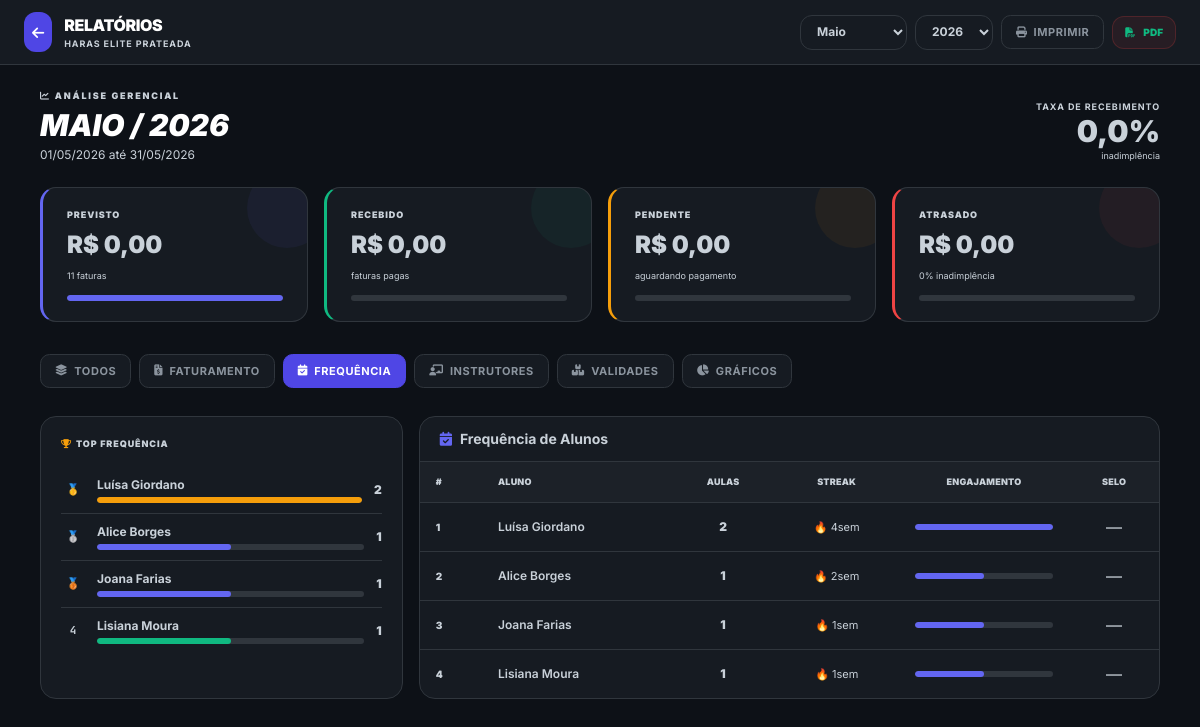
Before: /relatorios/?tipo=frequencia&mes=5&ano=2026 (signed in) with the older database file.
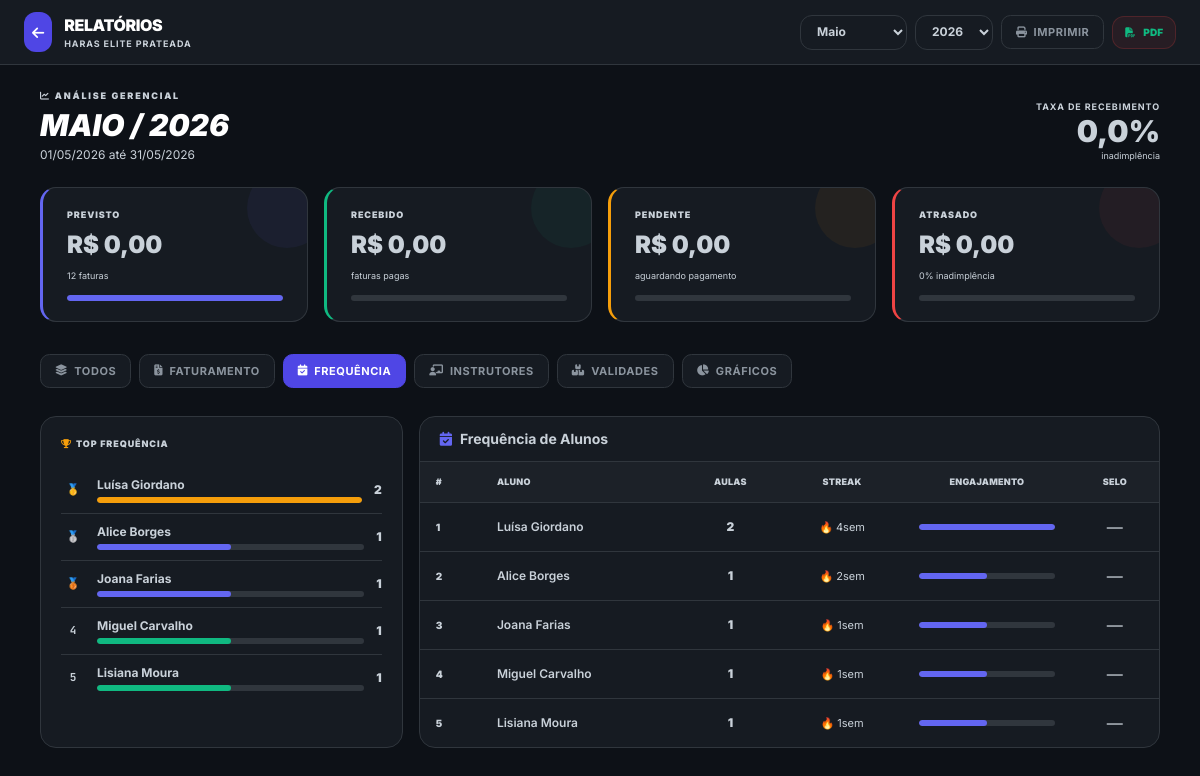
After: the same page with the newer database file.
### gateagora/models.py (models this page shows, shortened)
class Aluno(models.Model):
    empresa = models.ForeignKey(Empresa, on_delete=models.CASCADE)
    nome = models.CharField(max_length=200)
    ativo = models.BooleanField(default=True)
    streak_atual = models.PositiveIntegerField(default=0)
    melhor_streak = models.PositiveIntegerField(default=0)
    valor_aula = models.DecimalField(max_digits=10, decimal_places=2, default=Decimal('150.00'))
    plano = models.ForeignKey(
        'Plano',
        on_delete=models.SET_NULL,
        null=True,
        blank=True,
        verbose_name="Plano Contratado"
    )
    foto = models.ImageField(
        upload_to='alunos/',
        null=True,
        blank=True,
        verbose_name="Foto do Aluno",
        help_text="⚠️ Tamanho máximo: 5MB. Formatos aceitos: JPG, PNG."
    )
    perfil_usuario = models.OneToOneField(
        'Perfil',
        on_delete=models.SET_NULL,
        null=True,
        blank=True,
        related_name='aluno_vinculado',
        verbose_name="Login do Aluno",
        help_text="Perfil de acesso do aluno ao sistema"
    )
    class Meta:
        ordering = ['nome']
        indexes = [models.Index(fields=["empresa", "nome"])]
        verbose_name = "Aluno 🧑‍🎓"
        verbose_name_plural = "Alunos 🧑‍🎓"

### gateagora/views.py (the view)
# urls.py: path('relatorios/', views.relatorios, name='relatorios'),
@login_required
def relatorios(request):
    empresa = request.empresa
    if not empresa:
        return redirect('dashboard')
    from datetime import date
    import calendar as _cal
    hoje = timezone.localdate()
    mes  = int(request.GET.get('mes',  hoje.month))
    ano  = int(request.GET.get('ano',  hoje.year))
    tipo = request.GET.get('tipo', 'faturamento')
    inicio   = date(ano, mes, 1)
    ultimo   = _cal.monthrange(ano, mes)[1]
    fim      = date(ano, mes, ultimo)
    faturas = (
        Fatura.objects
        .filter(empresa=empresa, data_vencimento__range=(inicio, fim))
        .select_related('aluno')
        .order_by('status', 'data_vencimento')
    )
    total_previsto = faturas.aggregate(t=Sum('valor'))['t'] or Decimal('0')
    total_recebido = faturas.filter(status='PAGO').aggregate(t=Sum('valor'))['t'] or Decimal('0')
    total_pendente = faturas.filter(status='PENDENTE').aggregate(t=Sum('valor'))['t'] or Decimal('0')
    total_atrasado = faturas.filter(status='ATRASADO').aggregate(t=Sum('valor'))['t'] or Decimal('0')
    freq_alunos = list(
        Aluno.objects
        .filter(empresa=empresa, ativo=True)
        .annotate(
            aulas_realizadas=Count(
                'aulas',
                filter=Q(aulas__concluida=True,
                         aulas__data_hora__date__range=(inicio, fim))
            )
        )
        .filter(aulas_realizadas__gt=0)
        .order_by('-aulas_realizadas')
    )
    from django.db.models import Count as _Count2
    instrutores_ids = list(
        Perfil.objects.filter(empresa=empresa, cargo='Instrutor').values_list('id', flat=True)
    )
    instrutores_raw = (
        Aula.objects
        .filter(
            empresa=empresa,
            instrutor_id__in=instrutores_ids,
            concluida=True,
            data_hora__date__range=(inicio, fim),
        )
        .values('instrutor_id', 'instrutor__user__first_name', 'instrutor__user__last_name')
        .annotate(aulas_dadas=_Count2('id'))
        .order_by('-aulas_dadas')
    )
    instrutores = [
        type('Inst', (), {
            'nome': f"{r['instrutor__user__first_name']} {r['instrutor__user__last_name']}".strip(),
            'aulas_dadas': r['aulas_dadas'],
        })()
        for r in instrutores_raw
    ]
    estoque_validade = list(
        ItemEstoque.objects
        .filter(empresa=empresa)
        .prefetch_related('lotes')
        .order_by('nome')
    )
    for item in estoque_validade:
        _ = item.quantidade_valida      # força cache
        _ = item.dias_para_vencer
        _ = item.status_validade
    meses_pt = ['','Janeiro','Fevereiro','Março','Abril','Maio','Junho',
                'Julho','Agosto','Setembro','Outubro','Novembro','Dezembro']
    return render(request, 'gateagora/relatorios.html', {
        'empresa':          empresa,
        'mes':              mes,
        'ano':              ano,
        'tipo':             tipo,
        'mes_nome':         meses_pt[mes],
        'inicio':           inicio,
        'fim':              fim,
        'faturas':          faturas,
        'total_previsto':   total_previsto,
        'total_recebido':   total_recebido,
        'total_pendente':   total_pendente,
        'total_atrasado':   total_atrasado,
        'total_recebido_float': int(total_recebido * 100),
        'total_pendente_float': int(total_pendente * 100),
        'total_atrasado_float': int(total_atrasado * 100),
        'faturas_pagas_count':     faturas.filter(status='PAGO').count(),
        'faturas_pendentes_count': faturas.filter(status='PENDENTE').count(),
        'faturas_atrasadas_count': faturas.filter(status='ATRASADO').count(),
        'freq_alunos':      freq_alunos,
        'instrutores':      instrutores,
        'estoque_validade': estoque_validade,
        'meses_opcoes':     [(m, meses_pt[m]) for m in range(1, 13)],
        'anos_opcoes':      list(range(hoje.year - 2, hoje.year + 1)),
        'inadimplencia_pct': round(
            float(total_atrasado + total_pendente) / float(total_previsto) * 100, 1
        ) if total_previsto else 0,
    })

### gateagora/models.py (called while the page is built)
    @property
    def quantidade_valida(self):
        hoje = timezone.localdate()
        lotes_ativos = self.lotes.filter(ativo=True)
        if not lotes_ativos.exists():
            return Decimal(str(self.quantidade_atual))
        resultado = lotes_ativos.filter(
            Q(data_validade__isnull=True) | Q(data_validade__gte=hoje)
        ).aggregate(total=Sum('quantidade'))['total']
        return Decimal(str(resultado or 0))

    @property
    def dias_para_vencer(self):
        lote_proximo = self.lotes.filter(
            ativo=True,
            data_validade__isnull=False,
        ).order_by('data_validade').first()
        if not lote_proximo:
            return None
        return (lote_proximo.data_validade - timezone.localdate()).days

### gateagora/templates/gateagora/relatorios.html (shortened to what the changed rows need)
{% load static %}
<!DOCTYPE html>
<html lang="pt-br">
<head>
  <script src="https://cdn.tailwindcss.com"></script>
  <link rel="stylesheet" href="https://cdnjs.cloudflare.com/ajax/libs/font-awesome/6.5.0/css/all.min.css"/>
  <link rel="stylesheet" href="{% static 'css/themes.css' %}">
</head>
<body class="pb-20">
<nav class="glass sticky top-0 z-50 px-6 py-3 no-print">
  <div class="max-w-6xl mx-auto flex justify-between items-center gap-4">
    <div class="flex items-center gap-3">
      <div>
        <h1 class="text-base font-black uppercase tracking-tight" style="color:var(--text-strong)">Relatórios</h1>
      </div>
    </div>
  </div>
</nav>
<div class="max-w-6xl mx-auto px-4 py-6">
  <div class="mb-6 flex items-end justify-between">
    <div>
      <h2 class="text-3xl font-black uppercase italic" style="color:var(--text-strong)">
        {{ mes_nome }} / {{ ano }}
      </h2>
    </div>
  </div>
  <div class="grid grid-cols-2 md:grid-cols-4 gap-4 mb-8">
    <div class="kpi kpi-indigo" style="border-left:3px solid #6366f1;">
      <p class="text-[9px] font-black uppercase tracking-widest mb-2" style="color:var(--text-muted)">Previsto</p>
      <p class="text-2xl font-black" style="color:var(--text-strong)">R$ {{ total_previsto|floatformat:2 }}</p>
      <p class="text-[9px] mt-2" style="color:var(--text-muted)">{{ faturas|length }} fatura{{ faturas|length|pluralize }}</p>
      <div class="progress-bar mt-3">
        <div class="progress-fill" style="width:100%;background:#6366f1;"></div>
      </div>
    </div>
  </div>
  {% if tipo == 'todos' or tipo == 'frequencia' %}
  <div class="mb-8 tab-panel {% if tipo == 'todos' %}page-break{% endif %}">
    <div class="grid grid-cols-1 md:grid-cols-3 gap-4">
      <div class="card p-5">
        {% for al in freq_alunos|slice:":6" %}
        <div class="rank-item">
          <span class="rank-num">
            {% if forloop.counter == 1 %}🥇
            {% elif forloop.counter == 2 %}🥈
            {% elif forloop.counter == 3 %}🥉
            {% else %}{{ forloop.counter }}{% endif %}
          </span>
          <div class="flex-1 min-w-0">
            <p class="text-xs font-bold truncate" style="color:var(--text-strong)">{{ al.nome }}</p>
            <div class="progress-bar mt-1">
              <div class="progress-fill"
                   style="width:{% widthratio al.aulas_realizadas freq_alunos.0.aulas_realizadas 100 %}%;
                          background:{% if forloop.counter == 1 %}#f59e0b{% elif forloop.counter <= 3 %}#6366f1{% else %}#10b981{% endif %};">
              </div>
            </div>
          </div>
          <span class="text-xs font-black" style="color:#6366f1;">{{ al.aulas_realizadas }}</span>
        </div>
        {% empty %}
        <p class="text-xs text-center py-4" style="color:var(--text-muted)">Sem dados no período</p>
        {% endfor %}
      </div>
      <div class="card overflow-hidden md:col-span-2">
        <div class="overflow-x-auto">
          <table class="w-full text-xs">
            <thead>
              <tr style="background:var(--card-alt);">
                <th class="px-4 py-3 text-left font-black uppercase text-[9px] tracking-wide" style="color:var(--text-muted)">#</th>
                <th class="px-4 py-3 text-left font-black uppercase text-[9px] tracking-wide" style="color:var(--text-muted)">Aluno</th>
                <th class="px-4 py-3 text-center font-black uppercase text-[9px] tracking-wide" style="color:var(--text-muted)">Aulas</th>
                <th class="px-4 py-3 text-center font-black uppercase text-[9px] tracking-wide" style="color:var(--text-muted)">Streak</th>
                <th class="px-4 py-3 text-center font-black uppercase text-[9px] tracking-wide" style="color:var(--text-muted)">Engajamento</th>
                <th class="px-4 py-3 text-center font-black uppercase text-[9px] tracking-wide" style="color:var(--text-muted)">Selo</th>
              </tr>
            </thead>
            <tbody>
              {% for al in freq_alunos %}
              <tr style="border-top:1px solid var(--border);">
                <td class="px-4 py-3 font-black text-[10px]" style="color:var(--text-muted)">{{ forloop.counter }}</td>
                <td class="px-4 py-3 font-semibold" style="color:var(--text-main)">{{ al.nome }}</td>
                <td class="px-4 py-3 text-center font-black" style="color:#6366f1;">{{ al.aulas_realizadas }}</td>
                <td class="px-4 py-3 text-center text-[11px]" style="color:var(--text-muted)">
                  🔥 {{ al.streak_atual }}sem
                </td>
                <td class="px-4 py-3 text-center" style="min-width:80px;">
                  {% if freq_alunos.0.aulas_realizadas > 0 %}
                  <div class="progress-bar">
                    <div class="progress-fill"
                         style="width:{% widthratio al.aulas_realizadas freq_alunos.0.aulas_realizadas 100 %}%;
                                background:#6366f1;"></div>
                  </div>
                  {% endif %}
                </td>
                <td class="px-4 py-3 text-center text-base">
                  {% if al.streak_atual >= 20 %}👑
                  {% elif al.streak_atual >= 10 %}🛡️
                  {% elif al.streak_atual >= 5 %}🥉
                  {% else %}—{% endif %}
                </td>
              </tr>
              {% empty %}
              <tr><td colspan="6" class="px-4 py-8 text-center" style="color:var(--text-muted)">Nenhuma aula concluída no período</td></tr>
              {% endfor %}
            </tbody>
          </table>
        </div>
      </div>
    </div>
  </div>
  {% endif %}
</div>
</body>
</html>

Changed rows visible on the page:
now on this page (row edited): Aluno: nome "Miguel Carvalho", aulas_realizadas "1", streak_atual "1"
Other visible differences:
{{ faturas|length }}: "11" → "12"
